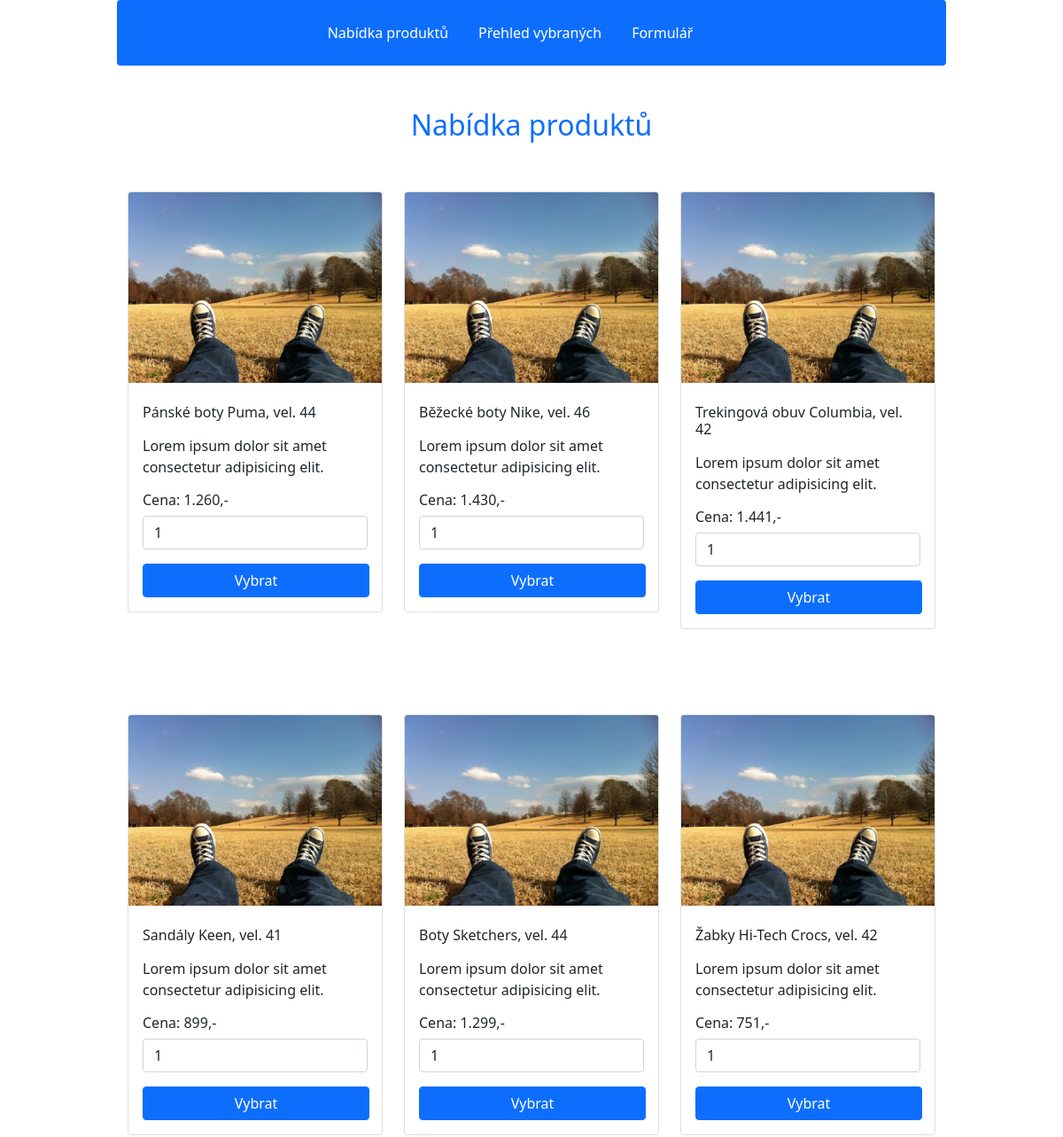
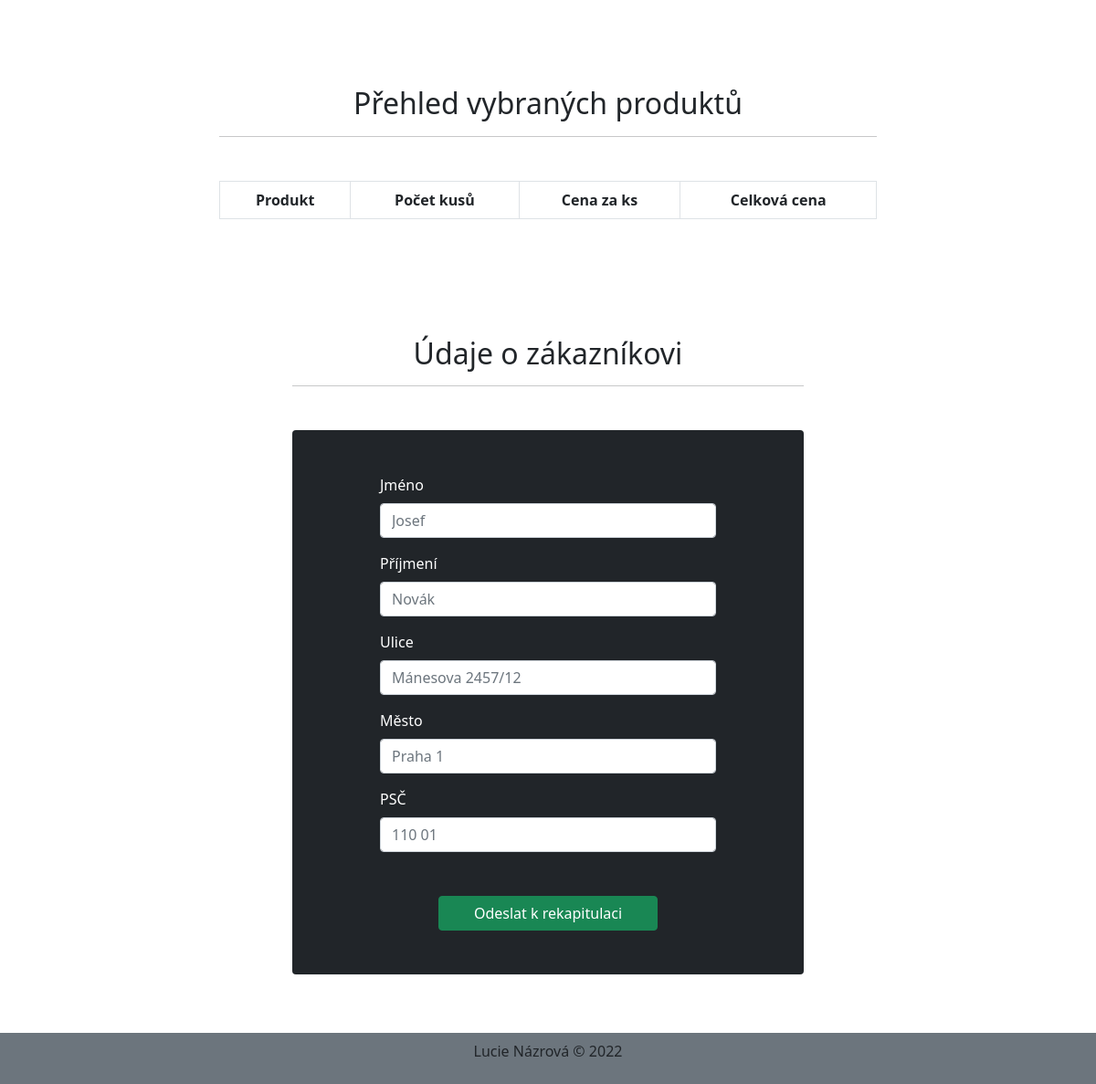
The page / on the database its author committed (2 pictures, top to bottom).
### tables this page shows
CREATE TABLE `produkty` (
  `id` int(10) NOT NULL,
  `produkt` varchar(50) NOT NULL,
  `cenaZaKus` decimal(10,2) NOT NULL
);

### config.php (called while the page is built, shortened)
<?php
    $localhost = 'localhost';
    $user = 'root';
    $password = '';
    $dbname = 'fapi3';
    $conn = mysqli_connect($localhost, $user, $password, $dbname);
    $query = "SELECT * FROM produkty ORDER BY id ASC";
    $result = mysqli_query($conn, $query);

### index.php (the view, shortened to what this page needs)
<?php
    include "header.php";
    include "config.php";
    include "nav.php";
?>
        <h2 class="text-center text-primary" id="produkty">Nabídka produktů</h2>
        <div class="d-md-flex justify-content-md-around flex-wrap">
            <?php
               if (mysqli_num_rows($result) > 0) {
                   while($row = mysqli_fetch_array($result)) {
            ?>
            <form method="post" action="index.php?action=add&id=<?php echo $row["id"]?>">
                <div class="card my-5" style="width: 18rem;">
                   <img src="img/random_product.jpg" class="card-img-top" alt="random-product" title="<?php echo $row["produkt"]?>">
                    <div class="card-body">
                        <h6 class="card-title py-2"><?php echo $row["produkt"]; ?></h6>
                        <p class="card-text">Lorem ipsum dolor sit amet consectetur adipisicing elit. </p>
                        <h6 class="card-title">Cena:  <?php echo number_format($row["cenaZaKus"], 0, ",", ".").",-"; ?></h6>
                        <input class="form-control" type="number" min="0" name="npocet" value="1">
                        <input type="submit" name="npridat" class="btn btn-primary mt-3" style="width:16rem;" value="Vybrat">
                    </div>
                </div>
            </form>
        <?php  }
        } ?>
        <div id="summary">
            <h2 class="text-center mt-5 mx-auto" style="margin-top: 6rem;">Přehled vybraných produktů</h2>
            <hr>
            <table class="table mt-5 table-striped table-bordered mx-auto" style="width: 45rem;">
                <thead class="thead-dark text-center">
                    <tr>
                        <th scope="col">Produkt</th>
                        <th scope="col">Počet kusů</th>
                        <th scope="col">Cena za ks</th>
                        <th scope="col">Celková cena</th>
                    </tr>
                </thead>
            </table>
        </div>
       <div id="form" style="margin: 6rem 0 4rem;">
        <h2 class="text-center my-3">Údaje o zákazníkovi</h2>
        <hr>
            <form action="summary.php" method="post" class="mx-auto p-5 bg-dark text-white rounded mt-5" style="width: 35rem;">
                <div class="mb-3 mx-5">
                    <label class="form-label">Jméno</label>
                    <input name="njmeno" type="text" class="form-control" id="f-jmeno" placeholder="Josef" required>
                </div>
                <div class="mb-3 mx-5">
                    <label class="form-label">Příjmení</label>
                    <input name="nprijmeni" type="text" class="form-control" id="f-prijmeni" placeholder="Novák" required>
                </div>
                <div class="mb-3 mx-5">
                    <label class="form-label">Ulice</label>
                    <input name="nulice" type="text" class="form-control" id="f-ulice" placeholder="Mánesova 2457/12" required>
                </div>
                <div class="mb-3 mx-5">
                    <label class="form-label">Město</label>
                    <input name="nmesto" type="text" class="form-control" id="f-mesto" placeholder="Praha 1" required>
                </div>
                <div class="mb-3 mx-5">
                    <label class="form-label">PSČ</label>
                    <input name="npsc" type="text" class="form-control" id="f-psc" placeholder="110 01" required>
                </div>
                <div class="text-center mt-5">
                    <input name="nudaje" type="submit" class="btn btn-success" style="width: 15rem;" value="Odeslat k rekapitulaci">
                </div>
            </form>
        </div>
    </main>
    <?php
        include "footer.php";
    ?>

### header.php (shortened to what this page needs)
<?php
    include "config.php";
?>
<!DOCTYPE html>
<html lang="cs">
<head>
    <link href="https://cdn.jsdelivr.net/npm/bootstrap@5.1.3/dist/css/bootstrap.min.css" rel="stylesheet">
</head>

### nav.php
<body onload="akce();">
<main class="container col-md-12 col-lg-8 d-flex flex-column min-vh-100">
        <div class="position-sticky sticky-top bg-primary rounded py-3 mb-5 d-flex flex-row justify-content-center">
            <ul class="nav">
                <li class="nav-item">
                    <a class="btn btn-primary nav-link text-white" href="index.php#produkty">Nabídka produktů</a>
                </li>
                <li class="nav-item">
                    <a class="btn btn-primary nav-link text-white" href="index.php#summary">Přehled vybraných</a>
                </li>
                <li class="nav-item">
                    <a class="btn btn-primary nav-link text-white me-5" href="index.php#form">Formulář</a>
                </li>
            </ul>
        </div>

### footer.php
    <footer class="mt-auto bg-secondary py-2" >
        <p class="text-center">Lucie Názrová &copy; 2022</p>
    </footer>
    </body>
</html>

### header.php (style rules this page uses)
.container { width:960px; }

### rows shown on the page
produkty: produkt "Pánské boty Puma, vel. 44", cenaZaKus "1.260"
produkty: produkt "Běžecké boty Nike, vel. 46", cenaZaKus "1.430"
produkty: produkt "Trekingová obuv Columbia, vel. 42", cenaZaKus "1.441"
produkty: produkt "Sandály Keen, vel. 41", cenaZaKus "899"
produkty: produkt "Boty Sketchers, vel. 44", cenaZaKus "1.299"
produkty: produkt "Žabky Hi-Tech Crocs, vel. 42", cenaZaKus "751"
